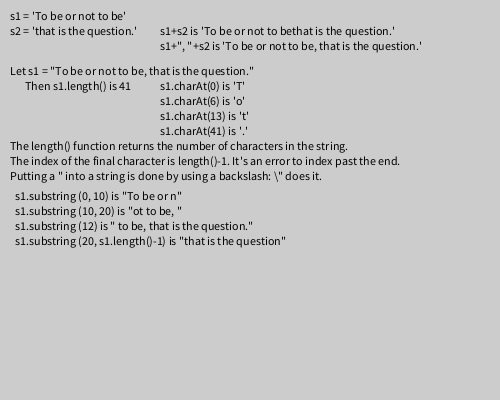
Frame 1 (no input)
Frame 2 (the mouse pressed at the canvas centre, redrawn once): identical to frame 1, image omitted

The Processing sketch that drew this single still picture (run headless with seeded random() and noise(); the mouse was pressed at the canvas centre and the sketch redrawn once):

// Processing sketch: sketch012
// ── sketch012.pde
String s1 = "To be or not to be";
String s2 = "that is the question.";

void setup ()
{
  size (500, 400); fill(0);
  text ("s1 = '"+s1+"'", 10, 20);
  text ("s2 = '"+s2+"'", 10, 35);
  text ("s1+s2 is '"+s1+s2+"'", 160, 35);
  text ("s1+\", \"+s2 is '"+ s1+", "+s2+"'", 160, 50);
  text ("Let s1 = \"To be or not to be, that is the question.\"", 10, 75);
  s1 = s1 + ", " + s2;
  text ("Then s1.length() is "+s1.length(), 25, 90);
  text ("s1.charAt(0) is '"+s1.charAt(0)+"'", 160, 90);
  text ("s1.charAt(6) is '"+s1.charAt(6)+"'", 160, 105);
  text ("s1.charAt(13) is '"+s1.charAt(13)+"'", 160, 120);
  text ("s1.charAt(41) is '"+s1.charAt(40)+"'", 160, 135);
  text ("The length() function returns the number of characters in the string.", 10, 150);
  text ("The index of the final character is length()-1. It's an error to index past the end.", 10, 165);
  text ("Putting a \" into a string is done by using a backslash: \\\" does it.", 10, 180);

  text ("s1.substring (0, 10) is \""+s1.substring(0,10)+"\"", 15, 200);
  text ("s1.substring (10, 20) is \""+s1.substring(10,20)+"\"", 15, 215);
  text ("s1.substring (12) is \""+s1.substring(12)+"\"", 15, 230);
  text ("s1.substring (20, s1.length()-1) is \""+s1.substring(20,s1.length()-1)+"\"", 15, 245);
  noLoop();
}
void draw () { }
